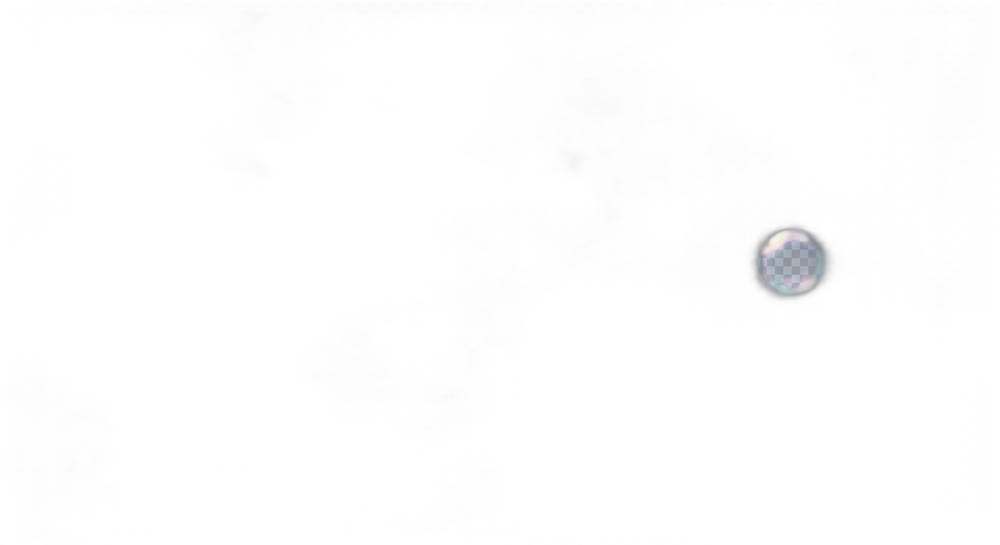
#> input picture src/assets/1.png, 1000 x 545 px, shrunk from 2816 x 1536 before the run, given in place of ocean_panorama_1_1774436967139.png, which was not available
$ python copy_panoramas.py
#> lines starting #> are read from the running program, lines starting #| are printed output that depends on the picture
import shutil, os

brain = r"C:\Users\utkarsh kumar singh\.gemini\antigravity\brain\56f16d2b-a1b7-49df-a14c-9727a6bdd21f"
assets = r"c:\Users\utkarsh kumar singh\Desktop\Frontend-Odyssey\src\assets"

files = {
    "ocean_panorama_1_1774436967139.png": "bg_surface.jpg",
    "ocean_panorama_2_1774436985370.png": "bg_mid.jpg",
    "ocean_panorama_3_1774437002306.png": "bg_deep.jpg",
}

from PIL import Image
for src, dst in files.items():
    img = Image.open(os.path.join(brain, src)).convert("RGB")
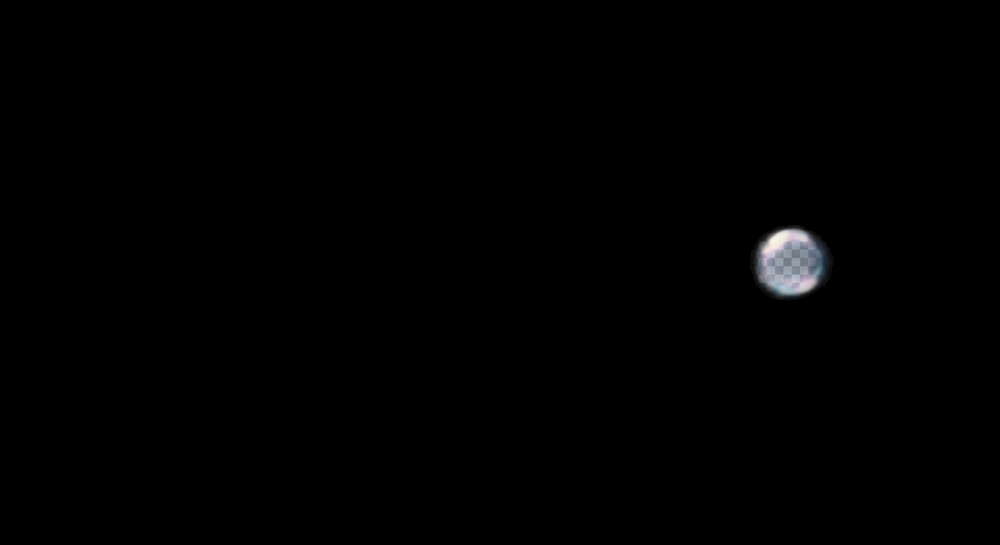
#> img: PIL image 1000x545 RGB; mean R, G, B 1, 1.1, 1.2
    img.save(os.path.join(assets, dst), "JPEG", quality=95)
    print(f"Saved {dst}")
#> pass 2 of the loop `for src, dst in files.items():`:
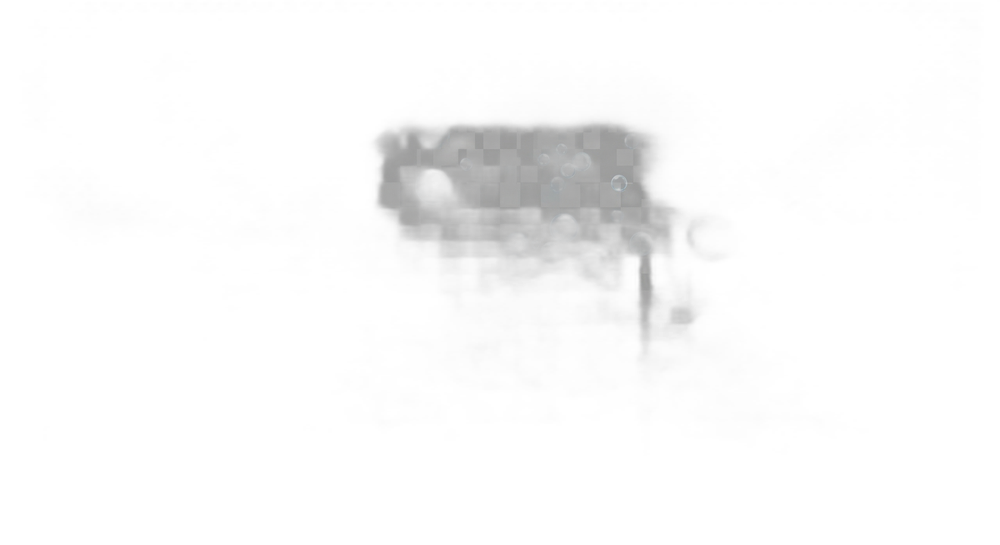
#> input picture src/assets/10_rembg.png, 1000 x 545 px, shrunk from 2816 x 1536 before the run, given in place of ocean_panorama_2_1774436985370.png, which was not available
#> `img = Image.open(os.path.join(brain, src)).convert("RGB")`:
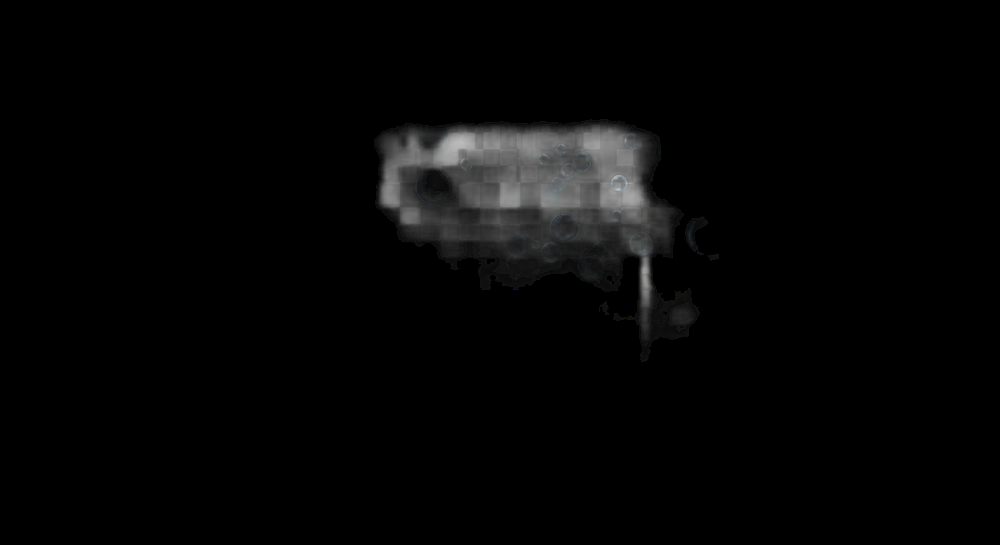
#> img: PIL image 1000x545 RGB; mean R, G, B 5.4, 5.5, 5.5
